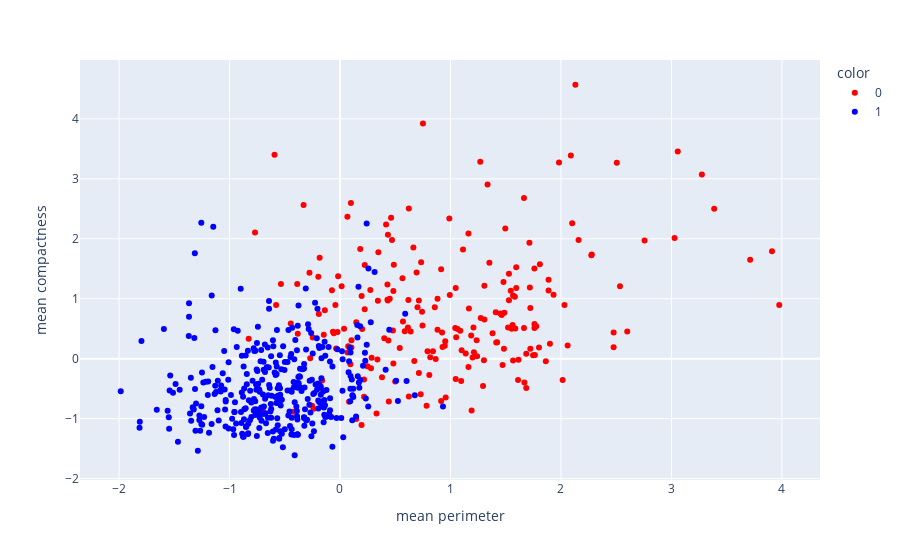

Notebook source saved alongside this figure:
### Code cell
fig = px.scatter(df_data, "mean perimeter", "mean compactness", color=df_data["target"].astype(str),
                 color_discrete_map={"1": "blue", "0": "red"})
fig.show()

### Figure 1 — Plotly figure (JSON) as saved in the notebook; plotly's stock layout.template omitted (floating-point values rounded to 4 significant figures; data arrays with more than 128 entries replaced by an {"elided": "..."} marker saying what was removed)
{"data": [{"hovertemplate": "color=0<br>mean perimeter=%{x}<br>mean compactness=%{y}<extra></extra>", "legendgroup": "0", "marker": {"color": "red", "symbol": "circle"}, "mode": "markers", "name": "0", "orientation": "v", "showlegend": true, "type": "scatter", "x": {"elided": "212 float values"}, "xaxis": "x", "y": {"elided": "212 float values"}, "yaxis": "y"}, {"hovertemplate": "color=1<br>mean perimeter=%{x}<br>mean compactness=%{y}<extra></extra>", "legendgroup": "1", "marker": {"color": "blue", "symbol": "circle"}, "mode": "markers", "name": "1", "orientation": "v", "showlegend": true, "type": "scatter", "x": {"elided": "357 float values"}, "xaxis": "x", "y": {"elided": "357 float values"}, "yaxis": "y"}], "layout": {"legend": {"title": {"text": "color"}, "tracegroupgap": 0}, "margin": {"t": 60}, "xaxis": {"anchor": "y", "domain": [0, 1], "title": {"text": "mean perimeter"}}, "yaxis": {"anchor": "x", "domain": [0, 1], "title": {"text": "mean compactness"}}}}
